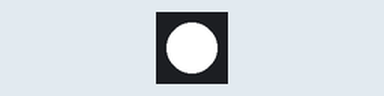
This program was run on a simulated Raspberry Pi (BCM pin numbers). Shown: 1 RGB LEDs in strip order, left to right.

Above: at 0.5 s.
At 1.5 s:
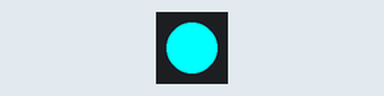
At 2.5 s:
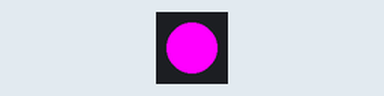
At 3.5 s:
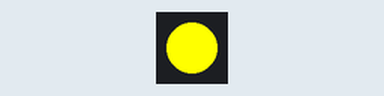
Timing chart, 0 to 5.2 s (numbered marks = the images above):
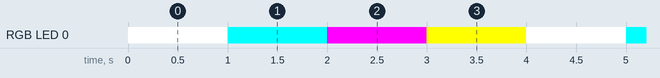

The program:

3.-rgb.py
```python
from gpiozero import RGBLED #Importar librería
from time import sleep #Importar librería de tiempo
led_rgb = RGBLED (red = 21, green = 20, blue = 19) #Se crea el modulo del led RGB

def colores_base():
    #Todos apagados
    led_rgb.color = (1, 1, 1)
    sleep(1)
    #Rojo máxima intensidad
    led_rgb.color = (0, 1, 1)
    sleep(1)
    #verde máxima intensidad
    led_rgb.color = (1, 0, 1)
    sleep(1)
    #Azul máxima intensidad
    led_rgb.color = (1, 1, 0)
    sleep(1)

if __name__ == '__main__':
    while True:
        colores_base()
```

Measured:
- by itself, RGB LED 0: repeats every 4.0 s: RGB(0, 255, 255) 1.0 s, RGB(255, 0, 255) 1.0 s, RGB(255, 255, 0) 1.0 s, RGB(255, 255, 255) 1.0 s
- by itself, everything shown: repeats every 4.0 s, in 4 steps
